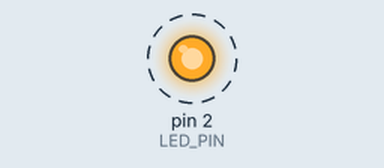
Recording of a sketch running on a simulated Arduino Uno, built with avr-gcc and run on an emulated ATmega328P. On the bench: output pins drawn as LEDs (lit = HIGH). Dashed ring = blinking. What the sketch prints to the serial monitor is not drawn.

Above: at 0.2 s.
Timing chart, 0 to 3.0 s (numbered marks = the images above):
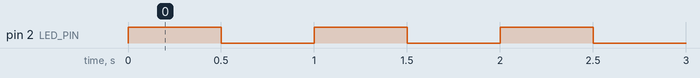

Measured:
- by itself, pin 2 (LED_PIN): alternates HIGH for 0.50 s and LOW for 0.50 s

The sketch:

01_blink.ino
```cpp
// 01_blink - Step 0: proves the board, cable, driver and upload all work.
const int LED_PIN = 2;   // the board's built-in blue LED

void setup() {
  pinMode(LED_PIN, OUTPUT);
  Serial.begin(115200);
  Serial.println("Blink started");
}

void loop() {
  digitalWrite(LED_PIN, HIGH);   // LED on
  delay(500);                    // wait half a second
  digitalWrite(LED_PIN, LOW);    // LED off
  delay(500);
}
```
